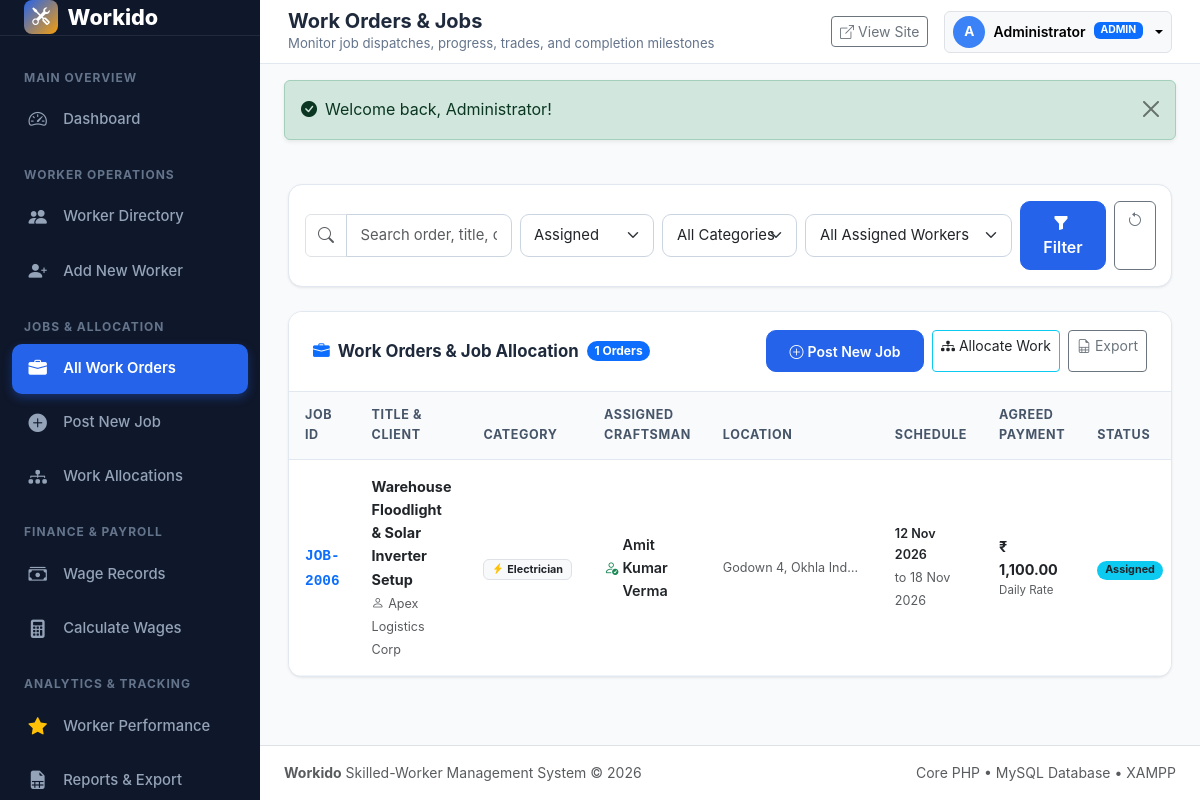
/admin/jobs.php?status=Assigned (signed in), run on the app's committed database.
### tables this page shows
CREATE TABLE `job_assignments` (
  `id` INT AUTO_INCREMENT PRIMARY KEY,
  `job_id` INT NOT NULL,
  `worker_id` INT NOT NULL,
  `assignment_date` DATE NOT NULL,
  `assigned_by` INT NULL,
  `assignment_notes` TEXT NULL,
  `assignment_status` ENUM('Assigned', 'In Progress', 'Completed', 'Cancelled') NOT NULL DEFAULT 'Assigned',
  `created_at` DATETIME NOT NULL DEFAULT CURRENT_TIMESTAMP,
  `updated_at` DATETIME NOT NULL DEFAULT CURRENT_TIMESTAMP ON UPDATE CURRENT_TIMESTAMP,
  INDEX `idx_assign_job` (`job_id`),
  INDEX `idx_assign_worker` (`worker_id`),
  CONSTRAINT `fk_assignment_job` FOREIGN KEY (`job_id`) REFERENCES `jobs` (`id`) ON DELETE CASCADE,
  CONSTRAINT `fk_assignment_worker` FOREIGN KEY (`worker_id`) REFERENCES `workers` (`id`) ON DELETE CASCADE,
  CONSTRAINT `fk_assignment_user` FOREIGN KEY (`assigned_by`) REFERENCES `users` (`id`) ON DELETE SET NULL
);

CREATE TABLE `jobs` (
  `id` INT AUTO_INCREMENT PRIMARY KEY,
  `job_code` VARCHAR(20) NOT NULL UNIQUE,
  `title` VARCHAR(150) NOT NULL,
  `category` ENUM('Carpenter', 'Electrician', 'Plumber', 'Mason') NOT NULL,
  `description` TEXT NOT NULL,
  `location` VARCHAR(255) NOT NULL,
  `start_date` DATE NOT NULL,
  `expected_completion_date` DATE NOT NULL,
  `actual_completion_date` DATE NULL,
  `payment_type` ENUM('Daily Rate', 'Fixed Price') NOT NULL DEFAULT 'Daily Rate',
  `agreed_wage` DECIMAL(10,2) NOT NULL DEFAULT 0.00,
  `status` ENUM('Pending', 'Assigned', 'In Progress', 'Completed', 'Cancelled') NOT NULL DEFAULT 'Pending',
  `client_name` VARCHAR(100) NULL,
  `client_contact` VARCHAR(30) NULL,
  `customer_id` INT NULL,
  `notes` TEXT NULL,
  `created_by` INT NULL,
  `created_at` DATETIME NOT NULL DEFAULT CURRENT_TIMESTAMP,
  `updated_at` DATETIME NOT NULL DEFAULT CURRENT_TIMESTAMP ON UPDATE CURRENT_TIMESTAMP,
  INDEX `idx_job_status` (`status`),
  INDEX `idx_job_category` (`category`),
  INDEX `idx_job_code` (`job_code`),
  INDEX `idx_job_customer` (`customer_id`),
  CONSTRAINT `fk_jobs_customer` FOREIGN KEY (`customer_id`) REFERENCES `users` (`id`) ON DELETE SET NULL,
  CONSTRAINT `fk_jobs_creator` FOREIGN KEY (`created_by`) REFERENCES `users` (`id`) ON DELETE SET NULL
);

CREATE TABLE `workers` (
  `id` INT AUTO_INCREMENT PRIMARY KEY,
  `worker_code` VARCHAR(20) NOT NULL UNIQUE,
  `full_name` VARCHAR(100) NOT NULL,
  `mobile_number` VARCHAR(20) NOT NULL,
  `email` VARCHAR(100) NULL,
  `address` TEXT NOT NULL,
  `category` ENUM('Carpenter', 'Electrician', 'Plumber', 'Mason') NOT NULL,
  `skills` TEXT NOT NULL,
  `experience_years` DECIMAL(4,1) NOT NULL DEFAULT 0.0,
  `daily_wage` DECIMAL(10,2) NOT NULL DEFAULT 0.00,
  `availability_status` ENUM('Available', 'Assigned', 'On Leave', 'Inactive') NOT NULL DEFAULT 'Available',
  `joining_date` DATE NOT NULL,
  `additional_details` TEXT NULL,
  `created_at` DATETIME NOT NULL DEFAULT CURRENT_TIMESTAMP,
  `updated_at` DATETIME NOT NULL DEFAULT CURRENT_TIMESTAMP ON UPDATE CURRENT_TIMESTAMP,
  INDEX `idx_worker_category` (`category`),
  INDEX `idx_worker_status` (`availability_status`),
  INDEX `idx_worker_code` (`worker_code`)
);

### admin/jobs.php (the view, shortened to what this page needs)
<?php
require_once __DIR__ . '/../includes/admin_header.php';
$pdo = getDBConnection();
$search = sanitize($_GET['search'] ?? '');
$statusFilter = sanitize($_GET['status'] ?? '');
$sql = "
    SELECT j.*,
           w.id as worker_id, w.full_name as worker_name, w.worker_code,
           ja.id as assignment_id, ja.assignment_date, ja.assignment_status
    FROM jobs j
    LEFT JOIN job_assignments ja ON j.id = ja.job_id
    LEFT JOIN workers w ON ja.worker_id = w.id
    WHERE 1=1
";
$params = [];
if ($statusFilter !== '') {
    $sql .= " AND j.status = ?";
    $params[] = $statusFilter;
}
$sql .= " ORDER BY j.id DESC";
$stmt = $pdo->prepare($sql);
$stmt->execute($params);
$jobs = $stmt->fetchAll();
?>
<div class="dashboard-card mb-4">
    <div class="dashboard-card-body p-3">
        <form method="GET" action="" class="row g-2 align-items-center">
            <div class="col-md-3">
                <div class="input-group">
                    <span class="input-group-text bg-white"><i class="bi bi-search text-muted"></i></span>
                    <input type="text" name="search" class="form-control" placeholder="Search order, title, client..." value="<?= e($search) ?>" data-table-search="#jobsTable">
                </div>
            </div>
            <div class="col-sm-6 col-md-2">
                <select name="status" class="form-select" onchange="this.form.submit()">
                    <option value="Assigned" <?= $statusFilter === 'Assigned' ? 'selected' : '' ?>>Assigned</option>
                </select>
            </div>
            <div class="col-sm-6 col-md-2">
                <select name="category" class="form-select" onchange="this.form.submit()">
                    <option value="">All Categories</option>
                </select>
            </div>
            <div class="col-sm-6 col-md-3">
                <select name="worker_id" class="form-select" onchange="this.form.submit()">
                    <option value="">All Assigned Workers</option>
                </select>
            </div>
            <div class="col-sm-6 col-md-2 d-flex gap-2">
                <button type="submit" class="btn btn-primary w-100">
                    <i class="bi bi-funnel-fill me-1"></i>Filter
                </button>
                <a href="<?= getBaseUrl('admin/jobs.php') ?>" class="btn btn-outline-secondary" title="Reset Filters">
                    <i class="bi bi-arrow-counterclockwise"></i>
                </a>
            </div>
        </form>
    </div>
</div>
<div class="dashboard-card">
    <div class="dashboard-card-header">
        <div class="d-flex align-items-center gap-2">
            <h5 class="dashboard-card-title mb-0">
                <i class="bi bi-briefcase-fill text-primary"></i> Work Orders & Job Allocation
            </h5>
            <span class="badge bg-primary rounded-pill"><?= count($jobs) ?> Orders</span>
        </div>
        <div class="d-flex gap-2">
            <a href="<?= getBaseUrl('admin/add_job.php') ?>" class="btn btn-primary btn-sm">
                <i class="bi bi-plus-circle me-1"></i>Post New Job
            </a>
            <a href="<?= getBaseUrl('admin/assignments.php') ?>" class="btn btn-outline-info text-dark btn-sm">
                <i class="bi bi-diagram-3-fill me-1"></i>Allocate Work
            </a>
            <a href="<?= getBaseUrl('admin/reports.php?export=jobs') ?>" class="btn btn-outline-secondary btn-sm" title="Export CSV">
                <i class="bi bi-file-earmark-spreadsheet me-1"></i>Export
            </a>
        </div>
    </div>
    <div class="table-responsive">
        <table class="table table-workido" id="jobsTable">
            <thead>
                <tr>
                    <th>Job ID</th>
                    <th>Title & Client</th>
                    <th>Category</th>
                    <th>Assigned Craftsman</th>
                    <th>Location</th>
                    <th>Schedule</th>
                    <th>Agreed Payment</th>
                    <th>Status</th>
                </tr>
            </thead>
            <tbody>
                <?php if (empty($jobs)): ?>
                    <tr class="no-filter">
                        <td colspan="9" class="text-center py-5">
                            <div class="text-muted mb-3"><i class="bi bi-briefcase fs-1"></i></div>
                            <h6 class="fw-bold text-dark">No work orders match the filter criteria</h6>
                            <p class="text-muted small">Try modifying search parameters or create a new job order.</p>
                            <a href="<?= getBaseUrl('admin/add_job.php') ?>" class="btn btn-sm btn-primary">Create New Job</a>
                        </td>
                    </tr>
                <?php else: ?>
                    <?php foreach ($jobs as $j): ?>
                        <tr>
                            <td>
                                <a href="<?= getBaseUrl('admin/view_job.php?id=' . $j['id']) ?>" class="fw-bold font-monospace text-primary text-decoration-none">
                                    <?= e($j['job_code']) ?>
                                </a>
                            </td>
                            <td>
                                <a href="<?= getBaseUrl('admin/view_job.php?id=' . $j['id']) ?>" class="fw-bold text-dark text-decoration-none d-block">
                                    <?= e($j['title']) ?>
                                </a>
                                <?php if ($j['client_name']): ?>
                                    <small class="text-muted"><i class="bi bi-person me-1"></i><?= e($j['client_name']) ?></small>
                                <?php endif; ?>
                            </td>
                            <td><?= getCategoryBadge($j['category']) ?></td>
                            <td>
                                <?php if ($j['worker_id']): ?>
                                    <a href="<?= getBaseUrl('admin/view_worker.php?id=' . $j['worker_id']) ?>" class="fw-semibold text-dark text-decoration-none d-flex align-items-center gap-1">
                                        <i class="bi bi-person-check text-success"></i><?= e($j['worker_name']) ?>
                                    </a>
                                <?php else: ?>
                                    <span class="badge bg-warning-subtle text-warning-emphasis border border-warning-subtle">
                                        <i class="bi bi-exclamation-circle me-1"></i>Unassigned
                                    </span>
                                <?php endif; ?>
                            </td>
                            <td>
                                <div class="text-truncate text-muted small" style="max-width: 140px;" title="<?= e($j['location']) ?>">
                                    <?= e($j['location']) ?>
                                </div>
                            </td>
                            <td>
                                <small class="d-block text-dark fw-semibold"><?= formatDate($j['start_date']) ?></small>
                                <small class="text-muted">to <?= formatDate($j['expected_completion_date']) ?></small>
                            </td>
                            <td>
                                <span class="fw-bold text-dark"><?= formatCurrency($j['agreed_wage']) ?></span>
                                <small class="d-block text-muted" style="font-size: 0.72rem;"><?= e($j['payment_type']) ?></small>
                            </td>
                            <td><?= getJobStatusBadge($j['status']) ?></td>
                        </tr>
                    <?php endforeach; ?>
                <?php endif; ?>
            </tbody>
        </table>
    </div>
</div>
<?php include __DIR__ . '/../includes/admin_footer.php'; ?>

### config/functions.php (shortened to what this page needs)
<?php
function e(?string $string): string {
    return htmlspecialchars((string)($string ?? ''), ENT_QUOTES, 'UTF-8');
}
function sanitize(?string $string): string {
    return trim((string)($string ?? ''));
}
function getFlash(): ?array {
    if (isset($_SESSION['flash'])) {
        $flash = $_SESSION['flash'];
        return $flash;
    }
    return null;
}
function renderFlash(): string {
    $flash = getFlash();
    $type = e($flash['type']);
    $message = e($flash['message']);
    $icon = match($flash['type']) {
        'success' => '<i class="bi bi-check-circle-fill me-2"></i>',
        'danger'  => '<i class="bi bi-exclamation-triangle-fill me-2"></i>',
        'warning' => '<i class="bi bi-exclamation-circle-fill me-2"></i>',
        default   => '<i class="bi bi-info-circle-fill me-2"></i>',
    };
    return '<div class="alert alert-' . $type . ' alert-dismissible fade show shadow-sm" role="alert">
                ' . $icon . '<span>' . $message . '</span>
                <button type="button" class="btn-close" data-bs-dismiss="alert" aria-label="Close"></button>
            </div>';
}
function getBaseUrl(string $path = ''): string {
    $scriptDir = dirname($_SERVER['SCRIPT_NAME']);
    $scriptDir = str_replace('\\', '/', $scriptDir);
    if (str_ends_with($scriptDir, '/admin') || str_ends_with($scriptDir, '/customer') || str_ends_with($scriptDir, '/includes') || str_ends_with($scriptDir, '/config')) {
        $base = dirname($scriptDir);
    } else {
        $base = $scriptDir;
    }
    $base = rtrim($base, '/');
    $cleanPath = ltrim($path, '/');
    return ($base ? $base : '') . ($cleanPath ? '/' . $cleanPath : '');
}
function formatCurrency($amount): string {
    $num = is_numeric($amount) ? (float)$amount : 0.00;
    return '₹ ' . number_format($num, 2);
}
function formatDate(?string $dateStr, string $format = 'd M Y'): string {
    try {
        $dt = new DateTime($dateStr);
        return $dt->format($format);
    } catch (Exception $e) {
        return '—';
    }
}
function getJobStatusBadge(string $status): string {
    $badgeClass = match ($status) {
        'Pending'     => 'bg-warning text-dark',
        'Assigned'    => 'bg-info text-dark',
        'In Progress' => 'bg-primary text-white',
        'Completed'   => 'bg-success text-white',
        'Cancelled'   => 'bg-danger text-white',
        default       => 'bg-secondary text-white'
    };
    return '<span class="badge ' . $badgeClass . ' px-2 py-1 rounded-pill">' . e($status) . '</span>';
}
function getCategoryBadge(string $category): string {
    $icon = match ($category) {
        'Carpenter'   => '<i class="bi bi-hammer me-1 text-amber"></i>',
        'Electrician' => '<i class="bi bi-lightning-charge-fill me-1 text-warning"></i>',
        'Plumber'     => '<i class="bi bi-droplet-fill me-1 text-primary"></i>',
        'Mason'       => '<i class="bi bi-bricks me-1 text-danger"></i>',
        default       => '<i class="bi bi-tools me-1"></i>'
    };
    return '<span class="badge bg-light text-dark border px-2 py-1">' . $icon . e($category) . '</span>';
}

### data on the page
job_assignments: job.job_code "JOB-2006", job.title "Warehouse Floodlight & Solar Inverter Setup", job.client_name "Apex Logistics Corp", job.category "Electrician", worker.full_name "Amit Kumar Verma", job.location "Godown 4, Okhla Ind…", job.start_date "12 Nov 2026", job.expected_completion_date "18 Nov 2026", job.agreed_wage "₹ 1,100.00", job.payment_type "Daily Rate", job.status "Assigned"

### other printed values
$pageTitle "Work Orders & Jobs"
$pageSubtitle "Monitor job dispatches, progress, trades, and completion milestones"
substr($user['full_name'] ?? 'A', 0, 1) "A"
$user['full_name'] "Administrator"
$user['role'] "ADMIN"
$message "Welcome back, Administrator!"
count($jobs) "1"
